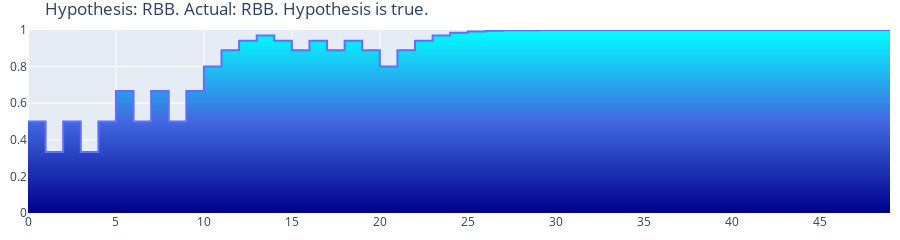
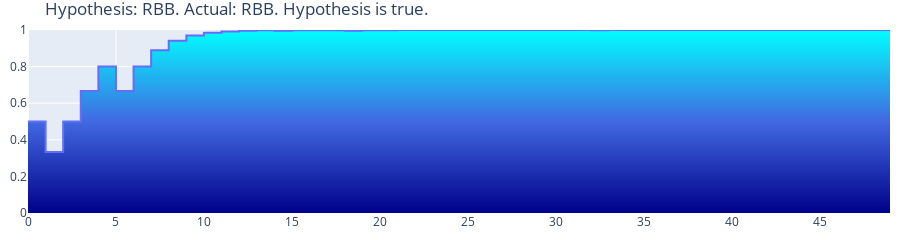
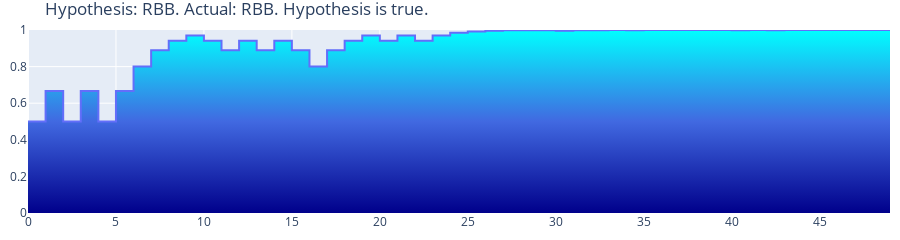
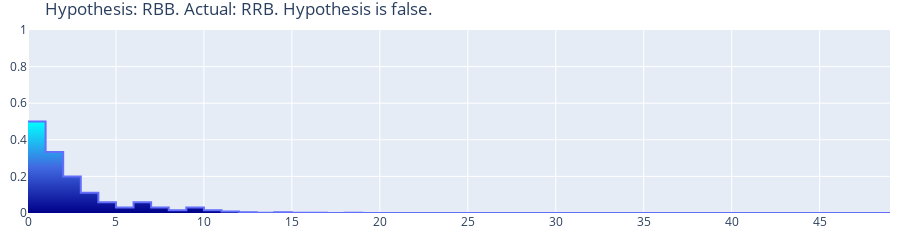

Source (notebook cell) for these figures, in order:
### Code cell
for _ in range(10):
    simulate().show()

### Figure 1 — Plotly figure (JSON) as saved in the notebook; plotly's stock layout.template omitted (floating-point values rounded to 4 significant figures)
{"data": [{"fill": "tozeroy", "fillgradient": {"colorscale": [[0, "darkblue"], [0.5, "royalblue"], [1, "cyan"]], "type": "vertical"}, "line": {"shape": "hv"}, "type": "scatter", "y": [0.5, 0.3333, 0.5, 0.3333, 0.5, 0.6667, 0.5, 0.6667, 0.5, 0.6667, 0.8, 0.8889, 0.9412, 0.9697, 0.9412, 0.8889, 0.9412, 0.8889, 0.9412, 0.8889, 0.8, 0.8889, 0.9412, 0.9697, 0.9846, 0.9922, 0.9961, 0.9981, 0.999, 0.9995, 0.9998, 0.9999, 0.9999, 1.0, 1.0, 1.0, 1.0, 1.0, 0.9999, 1.0, 0.9999, 1.0, 1.0, 1.0, 1.0, 1.0, 1.0, 1.0, 1.0, 1.0]}], "layout": {"height": 150, "margin": {"b": 10, "l": 10, "r": 10, "t": 30}, "title": {"text": "Hypothesis: RBB. Actual: RBB. Hypothesis is true."}, "yaxis": {"range": [0, 1]}}}

### Figure 2 — Plotly figure (JSON) as saved in the notebook; plotly's stock layout.template omitted (floating-point values rounded to 4 significant figures)
{"data": [{"fill": "tozeroy", "fillgradient": {"colorscale": [[0, "darkblue"], [0.5, "royalblue"], [1, "cyan"]], "type": "vertical"}, "line": {"shape": "hv"}, "type": "scatter", "y": [0.5, 0.3333, 0.5, 0.6667, 0.8, 0.6667, 0.8, 0.8889, 0.9412, 0.9697, 0.9846, 0.9922, 0.9961, 0.9981, 0.9961, 0.9981, 0.999, 0.9981, 0.9961, 0.9981, 0.999, 0.9995, 0.9998, 0.9999, 0.9998, 0.9995, 0.9998, 0.9995, 0.9998, 0.9995, 0.9998, 0.9995, 0.999, 0.9995, 0.9998, 0.9999, 0.9999, 0.9999, 0.9999, 1.0, 0.9999, 1.0, 0.9999, 1.0, 0.9999, 1.0, 0.9999, 1.0, 1.0, 1.0]}], "layout": {"height": 150, "margin": {"b": 10, "l": 10, "r": 10, "t": 30}, "title": {"text": "Hypothesis: RBB. Actual: RBB. Hypothesis is true."}, "yaxis": {"range": [0, 1]}}}

### Figure 3 — Plotly figure (JSON) as saved in the notebook; plotly's stock layout.template omitted (floating-point values rounded to 4 significant figures)
{"data": [{"fill": "tozeroy", "fillgradient": {"colorscale": [[0, "darkblue"], [0.5, "royalblue"], [1, "cyan"]], "type": "vertical"}, "line": {"shape": "hv"}, "type": "scatter", "y": [0.5, 0.6667, 0.5, 0.6667, 0.5, 0.6667, 0.8, 0.8889, 0.9412, 0.9697, 0.9412, 0.8889, 0.9412, 0.8889, 0.9412, 0.8889, 0.8, 0.8889, 0.9412, 0.9697, 0.9412, 0.9697, 0.9412, 0.9697, 0.9846, 0.9922, 0.9961, 0.9981, 0.999, 0.9981, 0.9961, 0.9981, 0.999, 0.9995, 0.999, 0.9995, 0.9998, 0.9995, 0.9998, 0.9995, 0.999, 0.9995, 0.999, 0.9995, 0.9998, 0.9999, 0.9999, 0.9999, 0.9999, 0.9999]}], "layout": {"height": 150, "margin": {"b": 10, "l": 10, "r": 10, "t": 30}, "title": {"text": "Hypothesis: RBB. Actual: RBB. Hypothesis is true."}, "yaxis": {"range": [0, 1]}}}

### Figure 4 — Plotly figure (JSON) as saved in the notebook; plotly's stock layout.template omitted (floating-point values rounded to 4 significant figures)
{"data": [{"fill": "tozeroy", "fillgradient": {"colorscale": [[0, "darkblue"], [0.5, "royalblue"], [1, "cyan"]], "type": "vertical"}, "line": {"shape": "hv"}, "type": "scatter", "y": [0.5, 0.3333, 0.2, 0.1111, 0.05882, 0.0303, 0.05882, 0.0303, 0.01538, 0.0303, 0.01538, 0.007752, 0.003891, 0.001949, 0.003891, 0.001949, 0.0009756, 0.000488, 0.0009756, 0.000488, 0.0002441, 0.0001221, 6.103e-05, 3.052e-05, 1.526e-05, 7.629e-06, 1.526e-05, 3.052e-05, 1.526e-05, 3.052e-05, 6.103e-05, 3.052e-05, 1.526e-05, 3.052e-05, 6.103e-05, 3.052e-05, 6.103e-05, 0.0001221, 6.103e-05, 3.052e-05, 1.526e-05, 7.629e-06, 1.526e-05, 7.629e-06, 3.815e-06, 7.629e-06, 3.815e-06, 7.629e-06, 1.526e-05, 7.629e-06]}], "layout": {"height": 150, "margin": {"b": 10, "l": 10, "r": 10, "t": 30}, "title": {"text": "Hypothesis: RBB. Actual: RRB. Hypothesis is false."}, "yaxis": {"range": [0, 1]}}}
